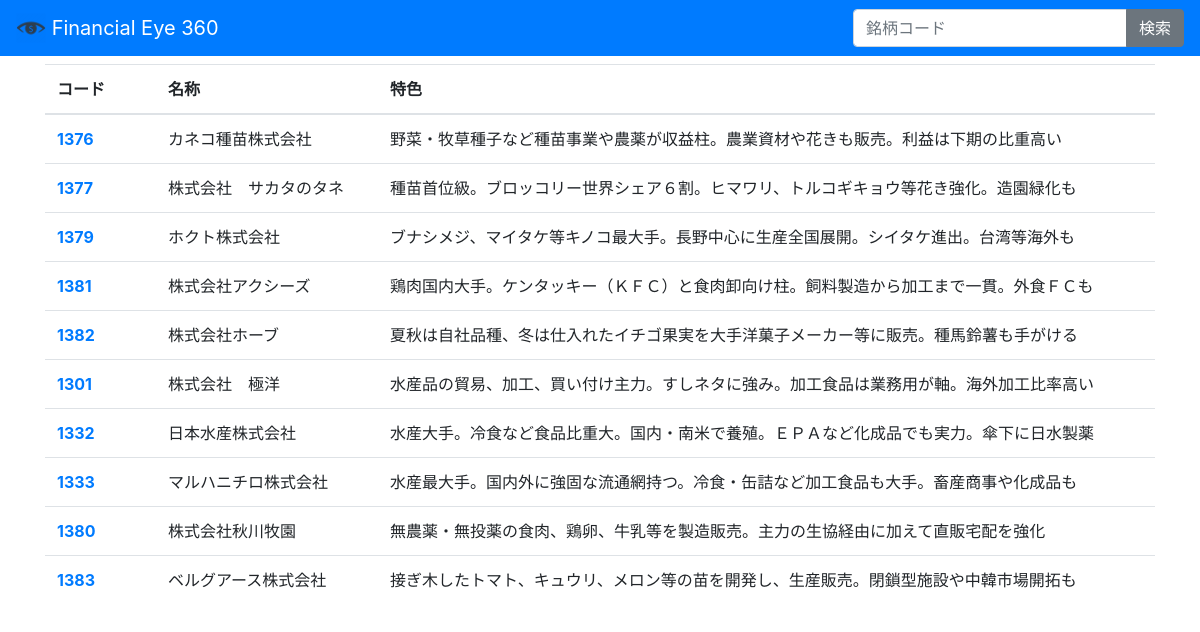
Page /buisnesstype/1 on the committed database.
### models/models.py (models this page shows, shortened)
class EdinetCodeInfo(Base):
    __tablename__ = 'edinetcodeinfo'
    securitiescode = Column((Integer), primary_key=True)
    fiscalperiod = Column(String(128))
    submitter = Column(String(128))
    businesstype = Column(String(128))
    tosho = Column(String(128))
    description = Column(String(128))

### app/app.py (the view)
@app.route("/buisnesstype/<btype>")
def buisnesstype(btype):
    all_edinetcodeinfo = EdinetCodeInfo.query.filter(EdinetCodeInfo.businesstype==btd[btype]).all()
    return render_template("buisnesstype.html",all_edinetcodeinfo=all_edinetcodeinfo)

### app/templates/buisnesstype.html (shortened to what this page needs)
<!doctype html>
<html lang="ja">
<html>
  <head>
    <link rel="stylesheet" href="https://stackpath.bootstrapcdn.com/bootstrap/4.2.1/css/bootstrap.min.css">
  </head>
  <body>
    <nav class="navbar navbar-dark bg-primary mb-2">
	  <a href="/index" class="navbar-brand">
        <img src="../static/eye.png" width="30" height="30" class="d-inline-block align-top" alt="">
        Financial Eye 360
      </a>
	  <form action="/search" method="GET" class="form-inline">
        <div class="input-group">
        <input type="text" class="form-control" name="code" id="text5a" placeholder="銘柄コード">
        <div class="input-group-append">
          <button type="submit" class="btn btn-secondary">検索</button>
        </div>
        </div>
      </form>
    </nav>
    <div class="container">
		<table class="table">
        <thead class="thead-lignt">
        <tr>
		  <th style="width:10%">コード</th>
		  <th style="width:20%">名称</th>
		  <th style="width:70%">特色</th>
		</tr>
        </thead>
		<tbody>
		{% for edinetcodeinfo in all_edinetcodeinfo %}
		<tr>
		<td><a href="/company/{{edinetcodeinfo.securitiescode}}"><strong>{{edinetcodeinfo.securitiescode}}</strong></a></td>
		<td>{{edinetcodeinfo.submitter}}</td>
		<td>{{edinetcodeinfo.description}}</td>
		</tr>
		{% endfor %}
		</table>
    </div>
  </body>
</html>

### rows in the picture
EdinetCodeInfo: securitiescode "1376", submitter "カネコ種苗株式会社", description "野菜・牧草種子など種苗事業や農薬が収益柱。農業資材や花きも販売。利益は下期の比重高い"
EdinetCodeInfo: securitiescode "1377", submitter "株式会社 サカタのタネ", description "種苗首位級。ブロッコリー世界シェア６割。ヒマワリ、トルコギキョウ等花き強化。造園緑化も"
EdinetCodeInfo: securitiescode "1379", submitter "ホクト株式会社", description "ブナシメジ、マイタケ等キノコ最大手。長野中心に生産全国展開。シイタケ進出。台湾等海外も"
EdinetCodeInfo: securitiescode "1381", submitter "株式会社アクシーズ", description "鶏肉国内大手。ケンタッキー（ＫＦＣ）と食肉卸向け柱。飼料製造から加工まで一貫。外食ＦＣも"
EdinetCodeInfo: securitiescode "1382", submitter "株式会社ホーブ", description "夏秋は自社品種、冬は仕入れたイチゴ果実を大手洋菓子メーカー等に販売。種馬鈴薯も手がける"
EdinetCodeInfo: securitiescode "1301", submitter "株式会社 極洋", description "水産品の貿易、加工、買い付け主力。すしネタに強み。加工食品は業務用が軸。海外加工比率高い"
EdinetCodeInfo: securitiescode "1332", submitter "日本水産株式会社", description "水産大手。冷食など食品比重大。国内・南米で養殖。ＥＰＡなど化成品でも実力。傘下に日水製薬"
EdinetCodeInfo: securitiescode "1333", submitter "マルハニチロ株式会社", description "水産最大手。国内外に強固な流通網持つ。冷食・缶詰など加工食品も大手。畜産商事や化成品も"
EdinetCodeInfo: securitiescode "1380", submitter "株式会社秋川牧園", description "無農薬・無投薬の食肉、鶏卵、牛乳等を製造販売。主力の生協経由に加えて直販宅配を強化"
EdinetCodeInfo: securitiescode "1383", submitter "ベルグアース株式会社", description "接ぎ木したトマト、キュウリ、メロン等の苗を開発し、生産販売。閉鎖型施設や中韓市場開拓も"
